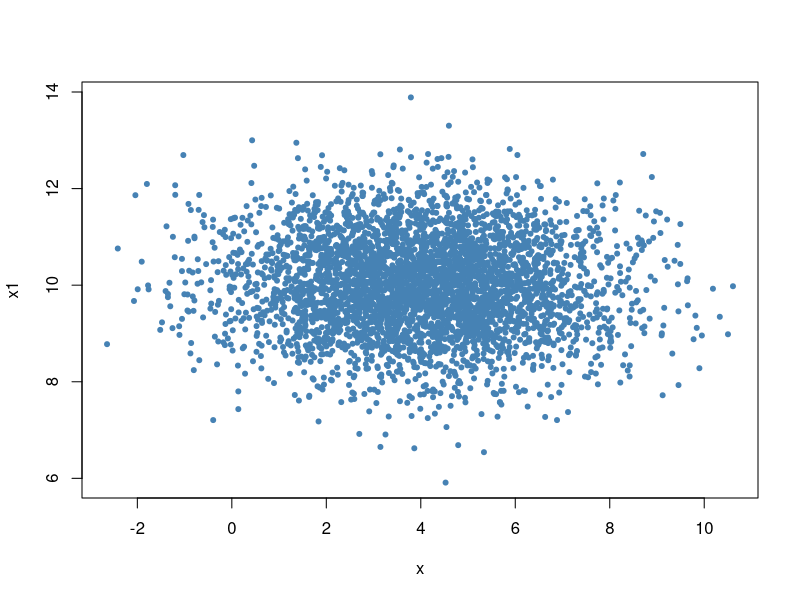
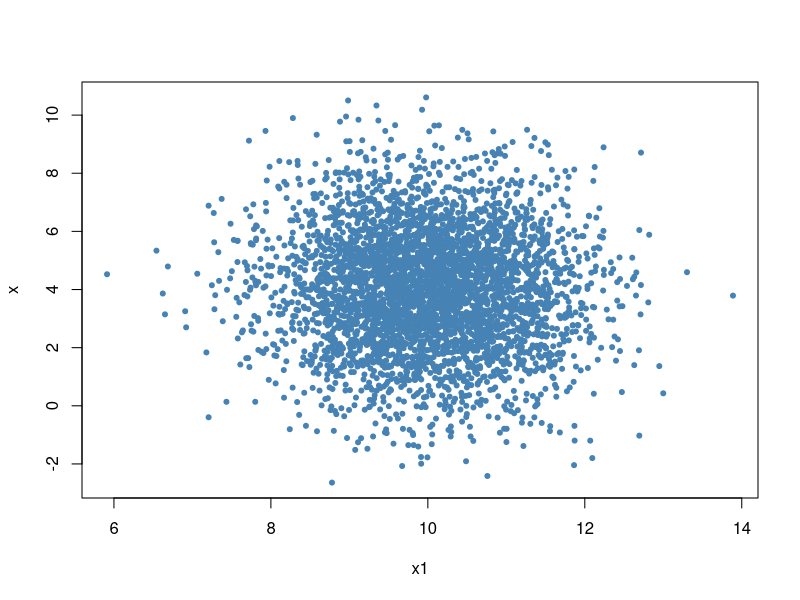
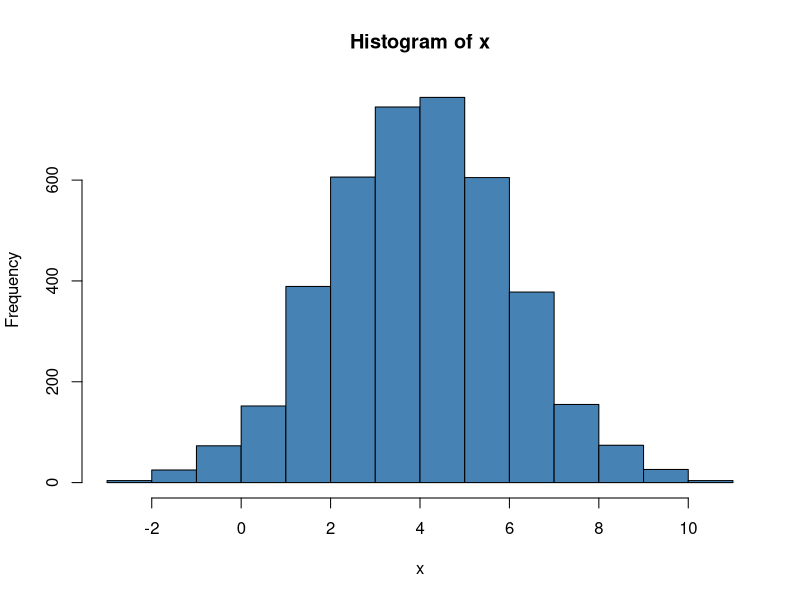
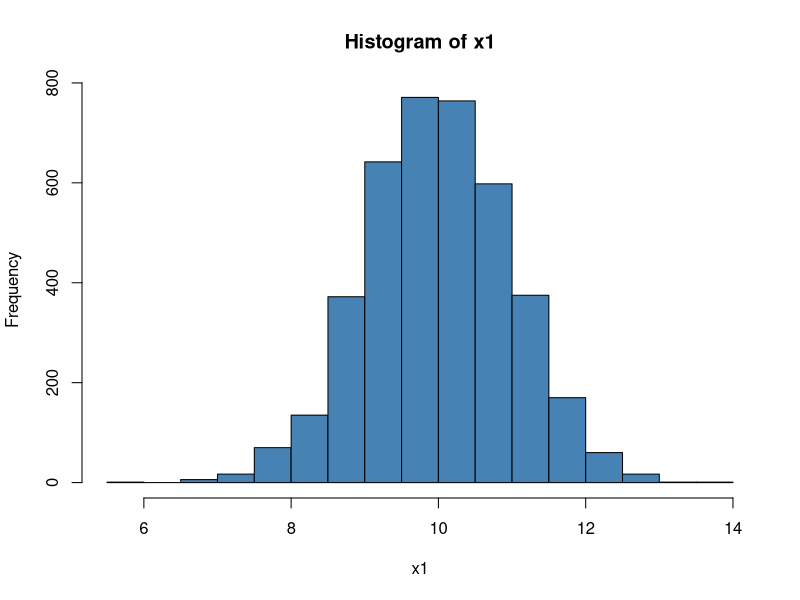

R code for these plots, in order: (Note: this script raises an error after producing the figures.)

dev.off()
set.seed(100)
x = rnorm(4000, mean=4, sd=2)
x1 = rnorm(4000, mean=10, sd=1)

plot(x, x1, col="steelblue", pch=20)
plot(x1, x, col="steelblue", pch=20)

hist(x, col="steelblue")
hist(x1, col="steelblue")

xstats = gstats(x)
x1stats = gstats(x1)

cov(x, x1)
cor(x, x1)

model = lm(x ~ x1)
model
plot(model)

fplots(x)
fplots(x1)
